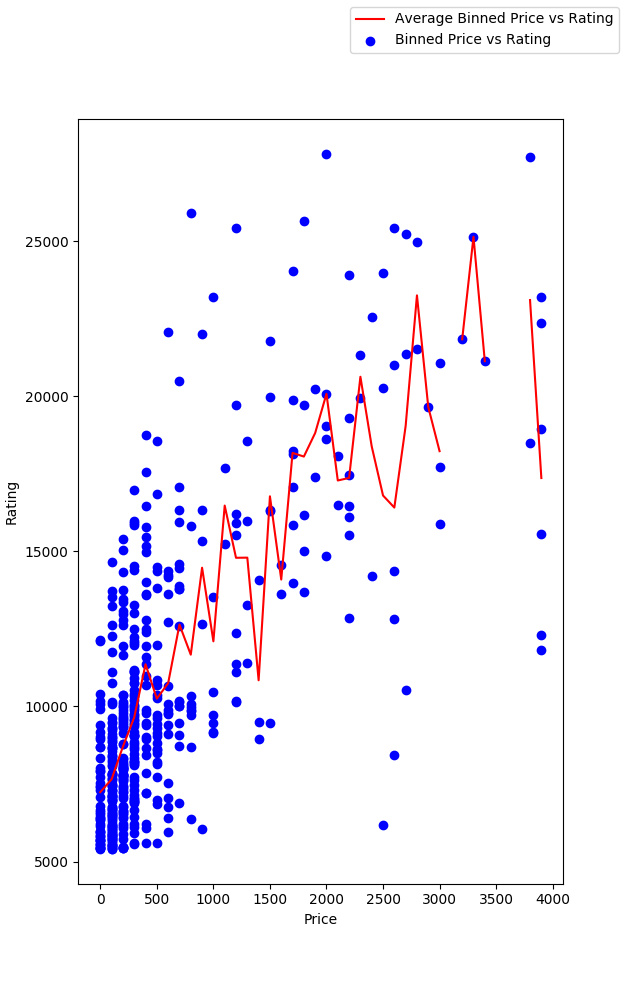

Here is the Python script that generated this plot:
#!/usr/bin/env python
import json

import matplotlib.pyplot as plt
import numpy as np

# Data
# ... Raw data
prices = []
ratings = []
price_rating = []

with open('specs.json', 'r') as f:
    for i in json.load(f):
        if i['price'] < 0:
            continue

        prices.append(i['price'])
        ratings.append(i['rating'])
        price_rating.append([i['price'], i['rating']])

# ... Binned
price_bins = np.array([float(i*100) for i in range(40)])
price_bin_indexes = np.digitize(np.array(prices), price_bins)

binned_prices = []
binned_ratings = []
binned_price_rating = []

binned_summed_ratings = []
binned_summed_ratings_count = []
for i in range(len(price_bins)):
    binned_summed_ratings.append(0)
    binned_summed_ratings_count.append(0)

for i, bin_i in enumerate(price_bin_indexes):
    price = price_bins[bin_i-1]
    rating = price_rating[i][1]

    binned_price_rating.append([price, rating])
    binned_prices.append(price)
    binned_ratings.append(rating)
    binned_summed_ratings[bin_i-1] += rating
    binned_summed_ratings_count[bin_i-1] += 1

binned_avrg_ratings = []
for i, summed_ratings in enumerate(binned_summed_ratings):
    if binned_summed_ratings_count[i] == 0:
        binned_avrg_ratings.append(None)
    else:
        binned_avrg_ratings.append(summed_ratings / binned_summed_ratings_count[i])

print("Correlation: {}".format(np.correlate(prices, ratings)))

# Plot
fig, ax = plt.subplots()

ax.set_xlabel("Price")
ax.set_ylabel("Rating")

ax.scatter(binned_prices, binned_ratings,
           label='Binned Price vs Rating',
           color='blue')

ax.plot(price_bins, binned_avrg_ratings,
        label='Average Binned Price vs Rating',
        color='red')

fig.legend()
plt.show()
